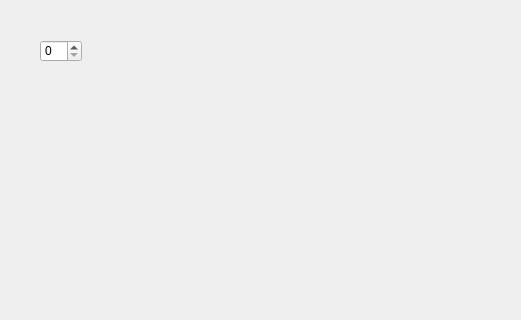
<?xml version="1.0" encoding="UTF-8"?>
<ui version="4.0">
 <class>Dialog</class>
 <widget class="QDialog" name="Dialog">
  <property name="geometry">
   <rect>
    <x>0</x>
    <y>0</y>
    <width>521</width>
    <height>320</height>
   </rect>
  </property>
  <property name="windowTitle">
   <string>Dialog</string>
  </property>
  <widget class="QSpinBox" name="spinBox">
   <property name="geometry">
    <rect>
     <x>40</x>
     <y>40</y>
     <width>42</width>
     <height>22</height>
    </rect>
   </property>
  </widget>
 </widget>
 <resources/>
 <connections/>
</ui>
